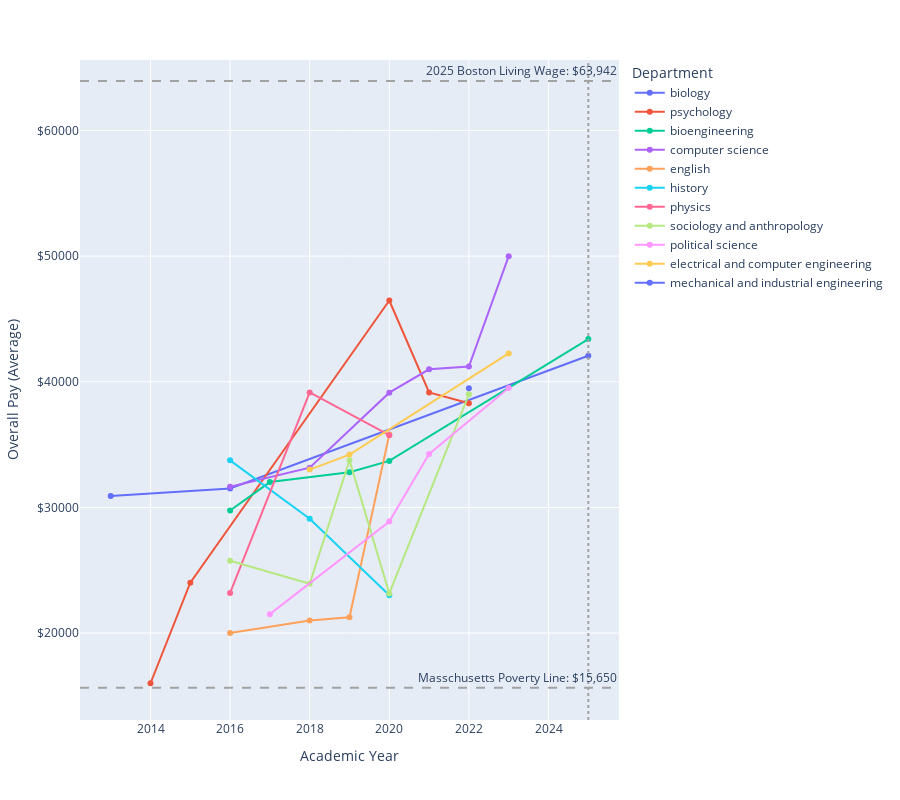

The notebook cell saved with this chart:
### Code cell
neu_stipends_time = px.line(
    neu_avgs,
    x="Academic Year",
    y="Overall Pay",
    color="Department",
    markers=True,
    height=800
).update_layout(
    yaxis_tickprefix = '$', yaxis_tickformat = ',.'
).update_yaxes(title="Overall Pay (Average)")
neu_stipends_time.add_hline(y=63942, line_dash="dash", annotation_text="2025 Boston Living Wage: $63,942", line=dict(color="#A2A2A2"))
neu_stipends_time.add_hline(y=15650, line_dash="dash", annotation_text="Masschusetts Poverty Line: $15,650", line=dict(color="#A2A2A2"))
neu_stipends_time.add_vline(x=2025, line_dash="dot", line=dict(color="#A2A2A2"))
neu_stipends_time.show()

### Figure 1 — Plotly figure (JSON) as saved in the notebook; plotly's stock layout.template omitted (floating-point values rounded to 4 significant figures)
{"data": [{"hovertemplate": "Department=biology<br>Academic Year=%{x}<br>Overall Pay=%{y}<extra></extra>", "legendgroup": "biology", "line": {"color": "#636efa", "dash": "solid"}, "marker": {"symbol": "circle"}, "mode": "lines+markers", "name": "biology", "orientation": "v", "showlegend": true, "type": "scatter", "x": [2013, 2016, 2025], "xaxis": "x", "y": [30900, 31500, 42073], "yaxis": "y"}, {"hovertemplate": "Department=psychology<br>Academic Year=%{x}<br>Overall Pay=%{y}<extra></extra>", "legendgroup": "psychology", "line": {"color": "#EF553B", "dash": "solid"}, "marker": {"symbol": "circle"}, "mode": "lines+markers", "name": "psychology", "orientation": "v", "showlegend": true, "type": "scatter", "x": [2014, 2015, 2020, 2021, 2022], "xaxis": "x", "y": [16000, 24000, 46470, 39150, 38286], "yaxis": "y"}, {"hovertemplate": "Department=bioengineering<br>Academic Year=%{x}<br>Overall Pay=%{y}<extra></extra>", "legendgroup": "bioengineering", "line": {"color": "#00cc96", "dash": "solid"}, "marker": {"symbol": "circle"}, "mode": "lines+markers", "name": "bioengineering", "orientation": "v", "showlegend": true, "type": "scatter", "x": [2016, 2017, 2019, 2020, 2025], "xaxis": "x", "y": [29750, 32015, 32800, 33700, 43400], "yaxis": "y"}, {"hovertemplate": "Department=computer science<br>Academic Year=%{x}<br>Overall Pay=%{y}<extra></extra>", "legendgroup": "computer science", "line": {"color": "#ab63fa", "dash": "solid"}, "marker": {"symbol": "circle"}, "mode": "lines+markers", "name": "computer science", "orientation": "v", "showlegend": true, "type": "scatter", "x": [2016, 2018, 2020, 2021, 2022, 2023], "xaxis": "x", "y": [31640, 33160.0, 39131, 40990.0, 41210.0, 50000], "yaxis": "y"}, {"hovertemplate": "Department=english<br>Academic Year=%{x}<br>Overall Pay=%{y}<extra></extra>", "legendgroup": "english", "line": {"color": "#FFA15A", "dash": "solid"}, "marker": {"symbol": "circle"}, "mode": "lines+markers", "name": "english", "orientation": "v", "showlegend": true, "type": "scatter", "x": [2016, 2018, 2019, 2020], "xaxis": "x", "y": [20000, 20990, 21250, 35800], "yaxis": "y"}, {"hovertemplate": "Department=history<br>Academic Year=%{x}<br>Overall Pay=%{y}<extra></extra>", "legendgroup": "history", "line": {"color": "#19d3f3", "dash": "solid"}, "marker": {"symbol": "circle"}, "mode": "lines+markers", "name": "history", "orientation": "v", "showlegend": true, "type": "scatter", "x": [2016, 2018, 2020], "xaxis": "x", "y": [33744, 29100, 23000], "yaxis": "y"}, {"hovertemplate": "Department=physics<br>Academic Year=%{x}<br>Overall Pay=%{y}<extra></extra>", "legendgroup": "physics", "line": {"color": "#FF6692", "dash": "solid"}, "marker": {"symbol": "circle"}, "mode": "lines+markers", "name": "physics", "orientation": "v", "showlegend": true, "type": "scatter", "x": [2016, 2018, 2020], "xaxis": "x", "y": [23190, 39150, 35750], "yaxis": "y"}, {"hovertemplate": "Department=sociology and anthropology<br>Academic Year=%{x}<br>Overall Pay=%{y}<extra></extra>", "legendgroup": "sociology and anthropology", "line": {"color": "#B6E880", "dash": "solid"}, "marker": {"symbol": "circle"}, "mode": "lines+markers", "name": "sociology and anthropology", "orientation": "v", "showlegend": true, "type": "scatter", "x": [2016, 2018, 2019, 2020, 2022], "xaxis": "x", "y": [25750, 23920.0, 33750, 23145, 39000], "yaxis": "y"}, {"hovertemplate": "Department=political science<br>Academic Year=%{x}<br>Overall Pay=%{y}<extra></extra>", "legendgroup": "political science", "line": {"color": "#FF97FF", "dash": "solid"}, "marker": {"symbol": "circle"}, "mode": "lines+markers", "name": "political science", "orientation": "v", "showlegend": true, "type": "scatter", "x": [2017, 2020, 2021, 2023], "xaxis": "x", "y": [21500, 28875, 34250, 39500], "yaxis": "y"}, {"hovertemplate": "Department=electrical and computer engineering<br>Academic Year=%{x}<br>Overall Pay=%{y}<extra></extra>", "legendgroup": "electrical and computer engineering", "line": {"color": "#FECB52", "dash": "solid"}, "marker": {"symbol": "circle"}, "mode": "lines+markers", "name": "electrical and computer engineering", "orientation": "v", "showlegend": true, "type": "scatter", "x": [2018, 2019, 2023], "xaxis": "x", "y": [33007, 34200, 42255], "yaxis": "y"}, {"hovertemplate": "Department=mechanical and industrial engineering<br>Academic Year=%{x}<br>Overall Pay=%{y}<extra></extra>", "legendgroup": "mechanical and industrial engineering", "line": {"color": "#636efa", "dash": "solid"}, "marker": {"symbol": "circle"}, "mode": "lines+markers", "name": "mechanical and industrial engineering", "orientation": "v", "showlegend": true, "type": "scatter", "x": [2022], "xaxis": "x", "y": [39479], "yaxis": "y"}], "layout": {"annotations": [{"showarrow": false, "text": "2025 Boston Living Wage: $63,942", "x": 1, "xanchor": "right", "xref": "x domain", "y": 63942, "yanchor": "bottom", "yref": "y"}, {"showarrow": false, "text": "Masschusetts Poverty Line: $15,650", "x": 1, "xanchor": "right", "xref": "x domain", "y": 15650, "yanchor": "bottom", "yref": "y"}], "height": 800, "legend": {"title": {"text": "Department"}, "tracegroupgap": 0}, "margin": {"t": 60}, "shapes": [{"line": {"color": "#A2A2A2", "dash": "dash"}, "type": "line", "x0": 0, "x1": 1, "xref": "x domain", "y0": 63942, "y1": 63942, "yref": "y"}, {"line": {"color": "#A2A2A2", "dash": "dash"}, "type": "line", "x0": 0, "x1": 1, "xref": "x domain", "y0": 15650, "y1": 15650, "yref": "y"}, {"line": {"color": "#A2A2A2", "dash": "dot"}, "type": "line", "x0": 2025, "x1": 2025, "xref": "x", "y0": 0, "y1": 1, "yref": "y domain"}], "xaxis": {"anchor": "y", "domain": [0, 1], "title": {"text": "Academic Year"}}, "yaxis": {"anchor": "x", "domain": [0, 1], "tickformat": ",.", "tickprefix": "$", "title": {"text": "Overall Pay (Average)"}}}}
